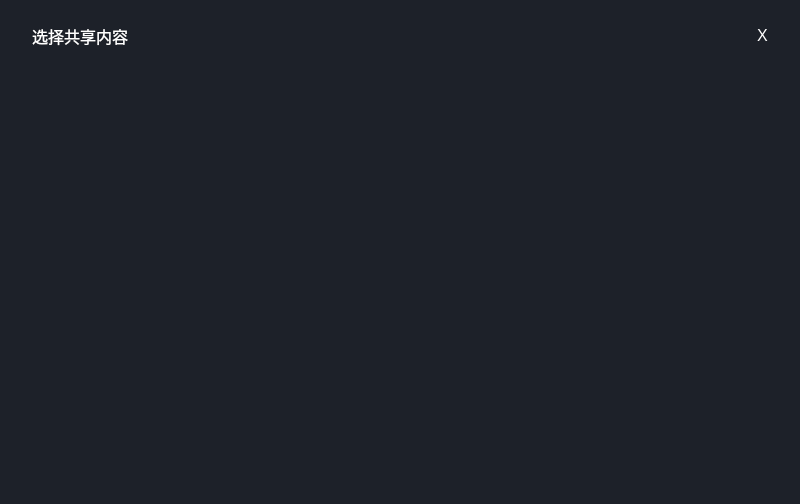
<?xml version="1.0" encoding="UTF-8"?>
<ui version="4.0">
 <class>ShareScreenWidget</class>
 <widget class="QWidget" name="ShareScreenWidget">
  <property name="geometry">
   <rect>
    <x>0</x>
    <y>0</y>
    <width>800</width>
    <height>504</height>
   </rect>
  </property>
  <property name="windowTitle">
   <string>Form</string>
  </property>
  <property name="styleSheet">
   <string notr="true">*{
	font-family: 'Microsoft YaHei';
	font-size:16px;
}
#ShareScreenWidget{
	background:#1d2129;
}

#lbl_info{
	font-family: 'Microsoft YaHei';
	font-size:16px;
	color:#fff;
}
#btn_close{
	border:none;
	color:#fff;
}

QScrollArea
{
border:none;
}
#scrollAreaWidgetContents{
background:#1d2129;
}

QScrollBar:vertical 
{
border: none;
background-color:rgb(0,0,0);
width: 4px;margin: 0px 0 0px 0;
}
QScrollBar::handle:vertical { 
	background:#4E5969; 
    min-height: 20px;
	width: 4px;
	border-radius:2px;
}
       QScrollBar::add-line:vertical {background-color: 
      rgb(0,0,0);height: 4px;}
      QScrollBar::sub-line:vertical {background-color: 
      rgb(0,0,0);height: 4px;}
  QScrollBar::up-arrow:vertical, QScrollBar::down-arrow:vertical 
      {height: 0px;}
       QScrollBar::add-page:vertical, QScrollBar::sub-page:vertical 
      {background: none;}
</string>
  </property>
  <layout class="QVBoxLayout" name="verticalLayout">
   <property name="spacing">
    <number>0</number>
   </property>
   <property name="leftMargin">
    <number>0</number>
   </property>
   <property name="topMargin">
    <number>0</number>
   </property>
   <property name="rightMargin">
    <number>0</number>
   </property>
   <property name="bottomMargin">
    <number>0</number>
   </property>
   <item>
    <layout class="QHBoxLayout" name="horizontalLayout">
     <property name="leftMargin">
      <number>32</number>
     </property>
     <property name="topMargin">
      <number>24</number>
     </property>
     <property name="rightMargin">
      <number>32</number>
     </property>
     <property name="bottomMargin">
      <number>24</number>
     </property>
     <item>
      <widget class="QLabel" name="lbl_info">
       <property name="maximumSize">
        <size>
         <width>16777215</width>
         <height>24</height>
        </size>
       </property>
       <property name="text">
        <string>选择共享内容</string>
       </property>
      </widget>
     </item>
     <item>
      <spacer name="horizontalSpacer">
       <property name="orientation">
        <enum>Qt::Horizontal</enum>
       </property>
       <property name="sizeHint" stdset="0">
        <size>
         <width>40</width>
         <height>24</height>
        </size>
       </property>
      </spacer>
     </item>
     <item>
      <widget class="QPushButton" name="btn_close">
       <property name="text">
        <string>X</string>
       </property>
      </widget>
     </item>
    </layout>
   </item>
   <item>
    <widget class="QScrollArea" name="scrollArea">
     <property name="widgetResizable">
      <bool>true</bool>
     </property>
     <widget class="QWidget" name="scrollAreaWidgetContents">
      <property name="geometry">
       <rect>
        <x>0</x>
        <y>0</y>
        <width>800</width>
        <height>432</height>
       </rect>
      </property>
      <layout class="QVBoxLayout" name="verticalLayout_2">
       <property name="spacing">
        <number>24</number>
       </property>
       <property name="leftMargin">
        <number>0</number>
       </property>
       <property name="topMargin">
        <number>0</number>
       </property>
       <property name="rightMargin">
        <number>0</number>
       </property>
       <property name="bottomMargin">
        <number>0</number>
       </property>
       <item>
        <widget class="ShareViewContainer" name="screen_views" native="true">
         <property name="minimumSize">
          <size>
           <width>0</width>
           <height>120</height>
          </size>
         </property>
         <property name="maximumSize">
          <size>
           <width>16777215</width>
           <height>120</height>
          </size>
         </property>
        </widget>
       </item>
       <item>
        <widget class="ShareViewContainer" name="window_views" native="true"/>
       </item>
      </layout>
     </widget>
    </widget>
   </item>
  </layout>
 </widget>
 <customwidgets>
  <customwidget>
   <class>ShareViewContainer</class>
   <extends>QWidget</extends>
   <header>share_view_container.h</header>
   <container>1</container>
  </customwidget>
 </customwidgets>
 <resources/>
 <connections/>
</ui>
